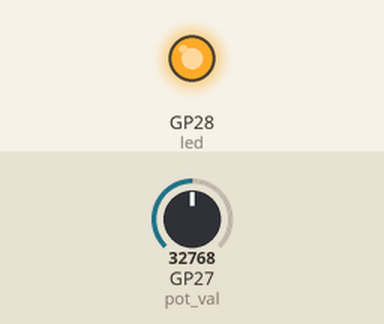
Bench run of a program on a simulated Raspberry Pi Pico running MicroPython. Parts: output pins drawn as LEDs (lit = HIGH). The test bench sets the inputs (shaded band); at power-on: GP27 (pot_val) = 32768 (analog values on the 0–65535 scale). What the program prints to the serial console is not drawn.

Above: at 1.2 s.
1.3 s: GP27 (pot_val) set to 7864
4.8 s: GP27 (pot_val) set to 96
At 7.9 s:
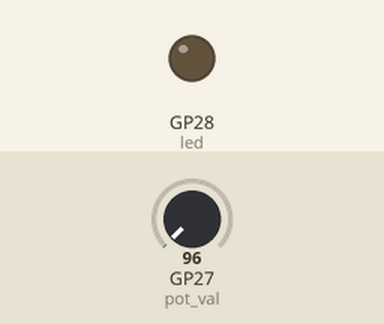
8.3 s: GP27 (pot_val) set to 48
Timing chart, 0 to 9.0 s (numbered marks = the images above; inputs shaded):
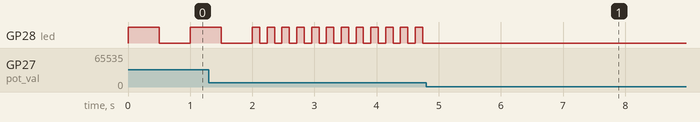

The program:

pot-led.py
```python
#CAB 9.14.23 analog-led.py
#Use potentiometer to vary the LED blink rate on Lily∞Bot
#LED on pin 28, potentiomater on pin 27
#https://www.noiresteminist.com/shop


from machine import Pin, ADC
from utime import sleep, sleep_ms, sleep_us


pot_val = ADC(27)

led = Pin(28, Pin.OUT)

print("POT-LED...")

while True:
    reading = pot_val.read_u16()
    scale = int(reading*1000/65535)
    print("POT:")
    print(scale)
    led.value(1)
    sleep_ms(scale)
    led.value(0)
    sleep_ms(scale)
```

Measured:
- after the input at 4.8 s, GP28 (led): stops changing and stays LOW
- by itself, GP28 (led): repeats every 0.24 s: HIGH 0.12 s, LOW 0.12 s
